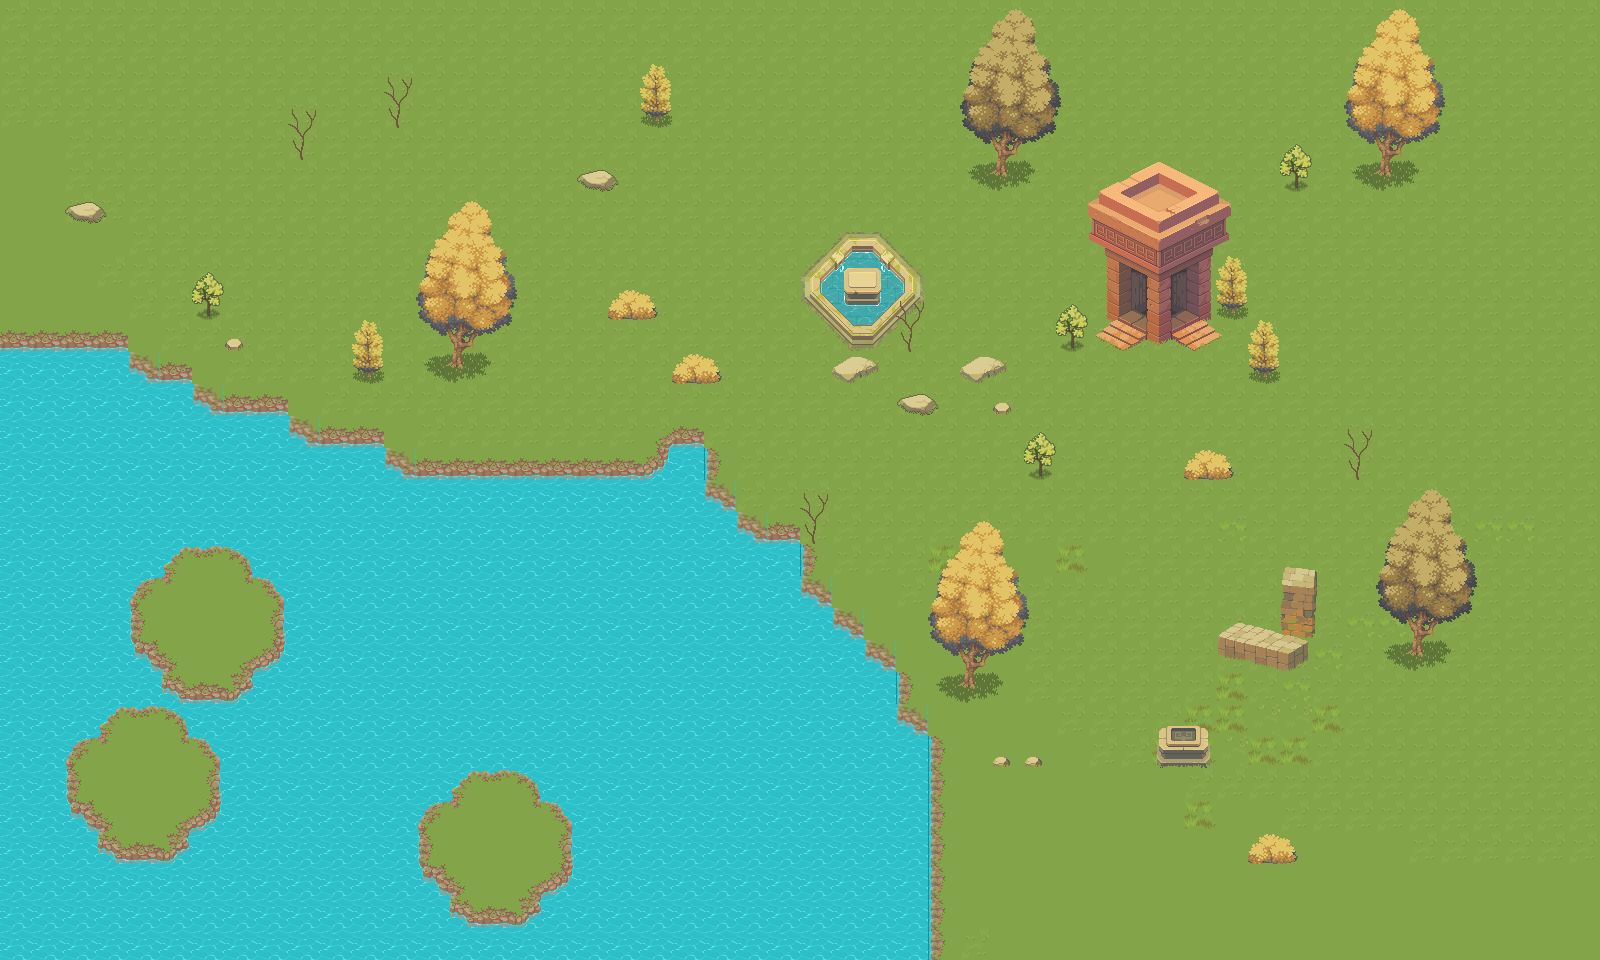

The image is a tile-based game level rendered from a .tmx file. Its description and source (layers, tilesets, objects; grid data summarised) follow:
An orthogonal 50x30 tile map with 32x32 px tiles, 2 tile layers (Tile Layer 1, Tile Layer 2) and 52 objects.

<map version="1.10" tiledversion="1.10.2" orientation="orthogonal" renderorder="right-down" width="50" height="30" tilewidth="32" tileheight="32" infinite="0" nextlayerid="4" nextobjectid="58">
 <tileset firstgid="1" name="tilesets" tilewidth="252" tileheight="191" tilecount="38" columns="0">
  <grid orientation="orthogonal" width="1" height="1" />
  <tile id="0">
   <image width="50" height="30" source="tilesets/tilesets_des/bush0.png" />
  </tile>
  <tile id="1">
   <image width="144" height="191" source="tilesets/tilesets_des/gate0.png" />
  </tile>
  <tile id="2">
   <image width="32" height="32" source="tilesets/tilesets_des/grass0.png" />
  </tile>
  <tile id="3">
   <image width="32" height="32" source="tilesets/tilesets_des/grass1.png" />
  </tile>
  <tile id="4">
   <image width="32" height="32" source="tilesets/tilesets_des/grass2.png" />
  </tile>
  <tile id="12">
   <image width="47" height="28" source="tilesets/tilesets_des/rock1.png" />
  </tile>
  <tile id="27">
   <image width="32" height="32" source="tilesets/tilesets_des/water0.png" />
  </tile>
  <tile id="14">
   <image width="20" height="14" source="tilesets/tilesets_des/rock3.png" />
  </tile>
  <tile id="13">
   <image width="20" height="12" source="tilesets/tilesets_des/rock2.png" />
  </tile>
  <tile id="5">
   <image width="32" height="32" source="tilesets/tilesets_des/grass3.png" />
  </tile>
  <tile id="7">
   <image width="160" height="160" source="tilesets/tilesets_des/ground0.png" />
  </tile>
  <tile id="8">
   <image width="224" height="32" source="tilesets/tilesets_des/ground1.png" />
  </tile>
  <tile id="9">
   <image width="160" height="160" source="tilesets/tilesets_des/ground2.png" />
  </tile>
  <tile id="10">
   <image width="125" height="121" source="tilesets/tilesets_des/pond.png" />
  </tile>
  <tile id="11">
   <image width="43" height="22" source="tilesets/tilesets_des/rock0.png" />
  </tile>
  <tile id="15">
   <image width="96" height="65" source="tilesets/tilesets_des/stairs0.png" />
  </tile>
  <tile id="16">
   <image width="252" height="105" source="tilesets/tilesets_des/stairs1.png" />
  </tile>
  <tile id="17">
   <image width="38" height="74" source="tilesets/tilesets_des/stand0.png" />
  </tile>
  <tile id="18">
   <image width="94" height="50" source="tilesets/tilesets_des/stand1.png" />
  </tile>
  <tile id="19">
   <image width="53" height="78" source="tilesets/tilesets_des/sth0.png" />
  </tile>
  <tile id="20">
   <image width="61" height="43" source="tilesets/tilesets_des/sth1.png" />
  </tile>
  <tile id="21">
   <image width="101" height="184" source="tilesets/tilesets_des/tree0.png" />
  </tile>
  <tile id="22">
   <image width="101" height="183" source="tilesets/tilesets_des/tree1.png" />
  </tile>
  <tile id="23">
   <image width="32" height="64" source="tilesets/tilesets_des/tree2.png" />
  </tile>
  <tile id="24">
   <image width="32" height="48" source="tilesets/tilesets_des/tree3.png" />
  </tile>
  <tile id="25">
   <image width="28" height="51" source="tilesets/tilesets_des/tree4.png" />
  </tile>
  <tile id="26">
   <image width="76" height="44" source="tilesets/tilesets_des/wall0.png" />
  </tile>
  <tile id="28">
   <image width="96" height="32" source="tilesets/tilesets_des/water1.png" />
  </tile>
  <tile id="29">
   <image width="32" height="32" source="tilesets/tilesets_des/grass4.png" />
  </tile>
  <tile id="30">
   <image width="32" height="32" source="tilesets/tilesets_des/corner5b.png" />
  </tile>
  <tile id="31">
   <image width="32" height="32" source="tilesets/tilesets_des/corner5.png" />
  </tile>
  <tile id="32">
   <image width="32" height="32" source="tilesets/tilesets_des/corner4.png" />
  </tile>
  <tile id="33">
   <image width="32" height="32" source="tilesets/tilesets_des/corner3b.png" />
  </tile>
  <tile id="34">
   <image width="32" height="32" source="tilesets/tilesets_des/corner3a.png" />
  </tile>
  <tile id="35">
   <image width="32" height="32" source="tilesets/tilesets_des/corner2.png" />
  </tile>
  <tile id="36">
   <image width="32" height="48" source="tilesets/tilesets_des/corner1.png" />
  </tile>
  <tile id="37">
   <image width="32" height="32" source="tilesets/tilesets_des/corner0.png" />
  </tile>
  <tile id="38">
   <image width="32" height="32" source="tilesets/tilesets_des/ground3.png" />
  </tile>
 </tileset>
 <layer id="1" name="Tile Layer 1" width="50" height="30">
  <data>[1500 cells, 1495 non-empty, 11 distinct tile ids]</data>
 </layer>
 <layer id="2" name="Tile Layer 2" width="50" height="30">
  <data>[1500 cells, 39 non-empty, 16 distinct tile ids]</data>
 </layer>
 <objectgroup id="3" name="Object Layer 1">
  <object id="1" x="962" y="80.3333" width="98.6667" height="58" />
  <object id="6" x="1346.5" y="79.3333" width="98.6667" height="58" />
  <object id="2" x="986" y="136.667" width="40" height="45.6667" />
  <object id="5" x="1370.5" y="135.667" width="40" height="45.6667" />
  <object id="3" x="969" y="50.6667" width="82.6667" height="33" />
  <object id="7" x="1353.5" y="49.6667" width="82.6667" height="33" />
  <object id="4" x="984.667" y="11" width="52.6667" height="43.6667" />
  <object id="8" x="1369.17" y="10" width="52.6667" height="43.6667" />
  <object id="9" x="1377.67" y="559.5" width="98.6667" height="58" />
  <object id="10" x="1401.67" y="615.833" width="40" height="45.6667" />
  <object id="11" x="1384.67" y="529.833" width="82.6667" height="33" />
  <object id="12" x="1400.33" y="490.166" width="52.6667" height="43.6667" />
  <object id="13" x="928.667" y="589.666" width="98.6667" height="58" />
  <object id="14" x="952.667" y="646" width="40" height="45.6667" />
  <object id="15" x="935.667" y="560" width="82.6667" height="33" />
  <object id="16" x="951.334" y="520.333" width="52.6667" height="43.6667" />
  <object id="17" x="418.667" y="271.666" width="98.6667" height="58" />
  <object id="18" x="442.667" y="328" width="40" height="45.6667" />
  <object id="19" x="425.667" y="242" width="82.6667" height="33" />
  <object id="20" x="441.334" y="202.333" width="52.6667" height="43.6667" />
  <object id="22" x="1098" y="188.25" width="124.75" height="154" />
  <object id="24" x="1220" y="258.5" width="26.75" height="56" />
  <object id="25" x="1250.25" y="320.25" width="30" height="59.25" />
  <object id="26" x="1279.5" y="142.5" width="31.5" height="45.5" />
  <object id="27" x="1057" y="304.5" width="30.5" height="43" />
  <object id="28" x="1029" y="432.5" width="24.5" height="42.5" />
  <object id="29" x="640.5" y="64.5" width="31" height="59.5" />
  <object id="30" x="198.667" y="276" width="24" height="38.6667" />
  <object id="31" x="833.667" y="355.667" width="45.6667" height="25.6667" />
  <object id="32" x="962" y="354.667" width="43.6667" height="26" />
  <object id="33" x="895.667" y="394.667" width="43.3333" height="21.6667" />
  <object id="34" x="820.667" y="249" width="80" height="77.6667" />
  <object id="35" x="835" y="232.333" width="58.3333" height="17.6667" />
  <object id="36" x="801.667" y="258.667" width="18.6667" height="53.3333" />
  <object id="37" x="902.667" y="259" width="19.6667" height="51.6667" />
  <object id="38" x="836.667" y="326.333" width="55" height="22.3333" />
  <object id="39" x="1282" y="561.333" width="34" height="74" />
  <object id="40" x="1218" y="621.333" width="91.3333" height="46.6667" />
  <object id="41" x="1152.67" y="724" width="62" height="41.3333" />
  <object id="42" x="577.333" y="164.667" width="44" height="32.6667" />
  <object id="44" x="-4" y="344.667" width="132" height="500.667" />
  <object id="45" x="89" y="372" width="101" height="556" />
  <object id="46" x="51" y="404" width="237" height="557" />
  <object id="47" x="278" y="435" width="107" height="531" />
  <object id="48" x="339" y="470" width="323" height="488" />
  <object id="49" x="668" y="441" width="35" height="528" />
  </objectgroup>
</map>
<!-- 6 of 52 objects omitted -->